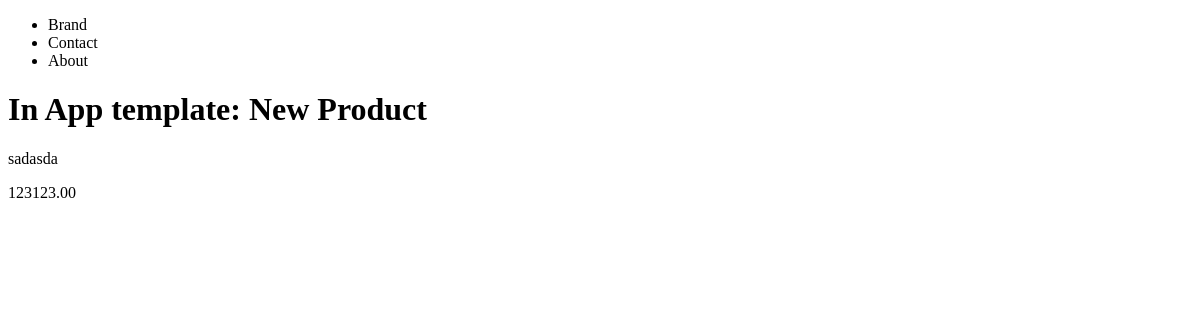
The app's page /product/, older data.
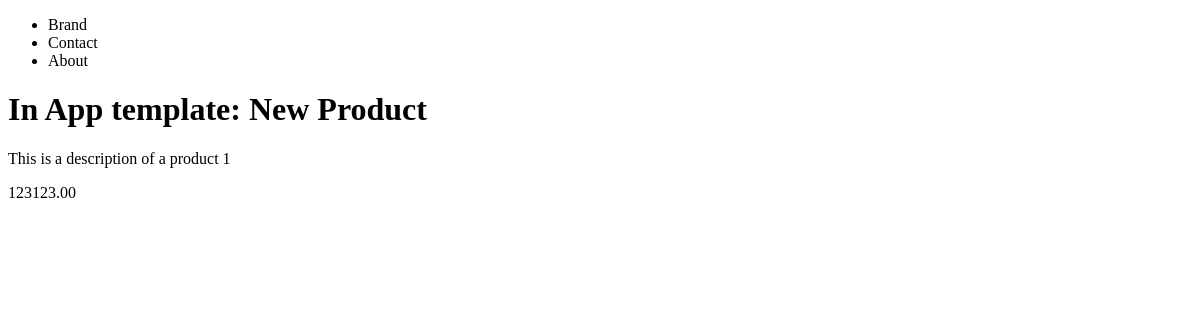
The same page, newer data.
### products/models.py (models this page shows)
class Product(models.Model):
	title 		= models.CharField(max_length=120)
	description = models.TextField(blank=False, null=True)
	price 		= models.DecimalField(decimal_places=2, max_digits=10000)
	summary		= models.TextField()
	featured    = models.BooleanField(default=True)

### products/views.py (the view)
# urls.py: path('product/', product_detail_view),
def product_detail_view(request):
	obj = Product.objects.get(id=1)
	context = {
		'object': obj
	}
	return render(request, "products/product_detail.html", context)

### products/templates/products/product_detail.html
{% extends 'base.html' %}
{% block content %}
<h1>In App template: {{ object.title }}</h1>
<p>
	{% if object.descrpition != '' and object.description != None %}
		{{ object.description }}
	{% else %}
		Description commin soon
	{% endif %}
</p>
{{ object.price }}
{% endblock content %}

### templates/base.html (shortened to what this page needs)
<!doctype html>
<html>
<head>
</head>
<body>
	{% include 'navbar.html' %}
	{% block content %}{% endblock %}
</body>
</html>

### templates/navbar.html
<nav>
	<ul>
		<li>Brand</li>
		<li>Contact</li>
		<li>About</li>
	</ul>
</nav>

Row changes from the older to the newer data that the page shows:
changed Product "New Product": description "sadasda" → "This is a description of a product 1"
